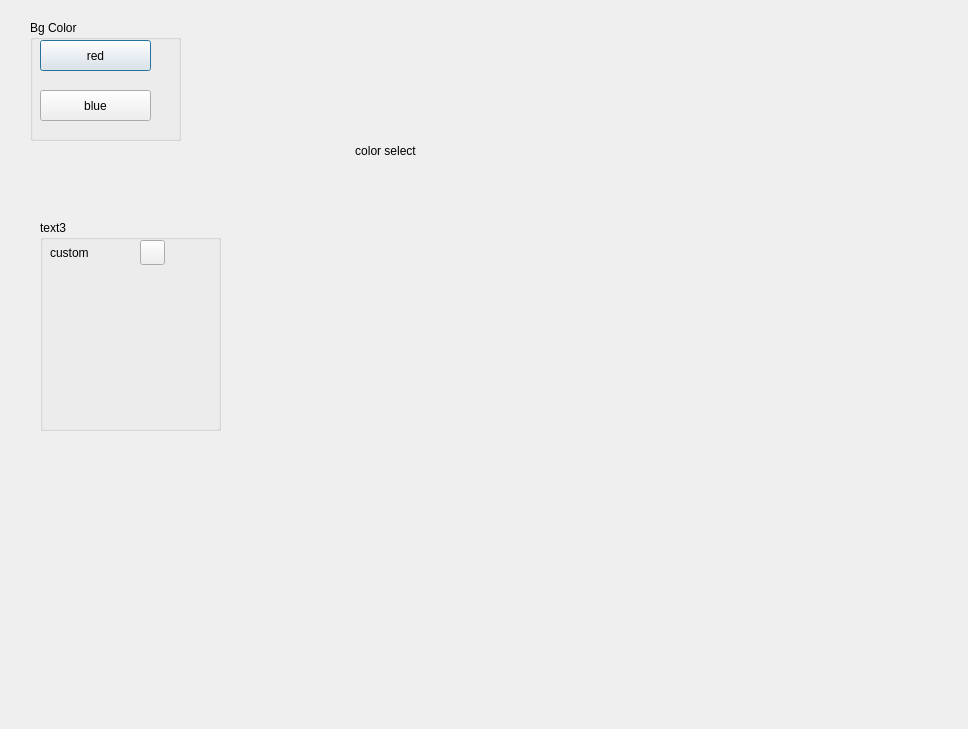
<?xml version="1.0" encoding="utf-8"?>
<ui version="4.0">
 <class>Dialog</class>
 <widget class="QDialog" name="Dialog">
  <property name="geometry">
   <rect>
    <x>0</x>
    <y>0</y>
    <width>968</width>
    <height>729</height>
   </rect>
  </property>
  <property name="windowTitle">
   <string>Dialog</string>
  </property>
  <widget class="QGroupBox" name="groupBox">
   <property name="geometry">
    <rect>
     <x>30</x>
     <y>20</y>
     <width>151</width>
     <height>121</height>
    </rect>
   </property>
   <property name="title">
    <string>Bg Color</string>
   </property>
   <widget class="QPushButton" name="pushButton">
    <property name="geometry">
     <rect>
      <x>10</x>
      <y>20</y>
      <width>111</width>
      <height>31</height>
     </rect>
    </property>
    <property name="text">
     <string>red</string>
    </property>
   </widget>
   <widget class="QPushButton" name="pushButton_2">
    <property name="geometry">
     <rect>
      <x>10</x>
      <y>70</y>
      <width>111</width>
      <height>31</height>
     </rect>
    </property>
    <property name="text">
     <string>blue</string>
    </property>
   </widget>
  </widget>
  <widget class="QGroupBox" name="groupBox_2">
   <property name="geometry">
    <rect>
     <x>40</x>
     <y>220</y>
     <width>181</width>
     <height>211</height>
    </rect>
   </property>
   <property name="title">
    <string>text3</string>
   </property>
   <widget class="QPushButton" name="pushButton_4">
    <property name="geometry">
     <rect>
      <x>100</x>
      <y>20</y>
      <width>25</width>
      <height>25</height>
     </rect>
    </property>
    <property name="text">
     <string/>
    </property>
   </widget>
   <widget class="QLabel" name="label">
    <property name="geometry">
     <rect>
      <x>10</x>
      <y>20</y>
      <width>54</width>
      <height>25</height>
     </rect>
    </property>
    <property name="text">
     <string>custom</string>
    </property>
   </widget>
  </widget>
  <widget class="QLabel" name="label_2">
   <property name="geometry">
    <rect>
     <x>330</x>
     <y>130</y>
     <width>111</width>
     <height>41</height>
    </rect>
   </property>
   <property name="text">
    <string>color select</string>
   </property>
   <property name="alignment">
    <set>Qt::AlignCenter</set>
   </property>
  </widget>
 </widget>
 <resources/>
 <connections/>
</ui>
